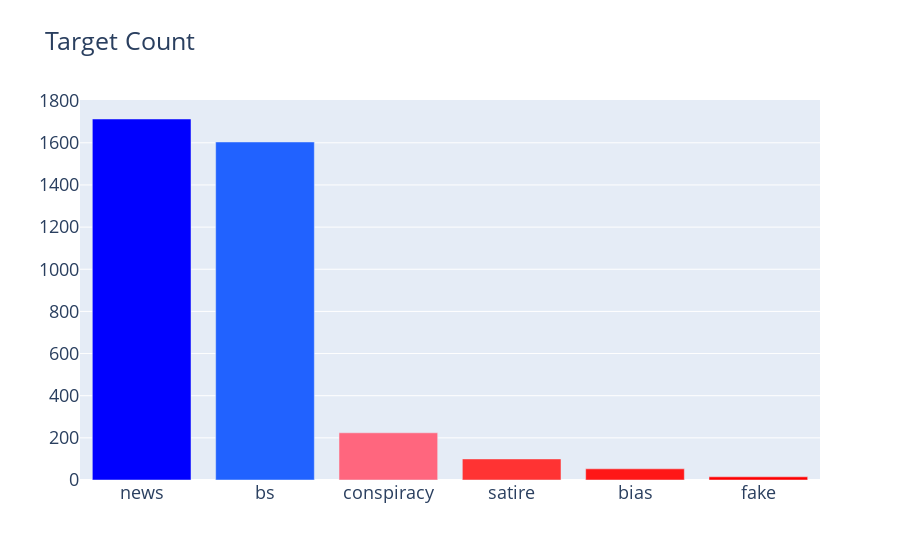
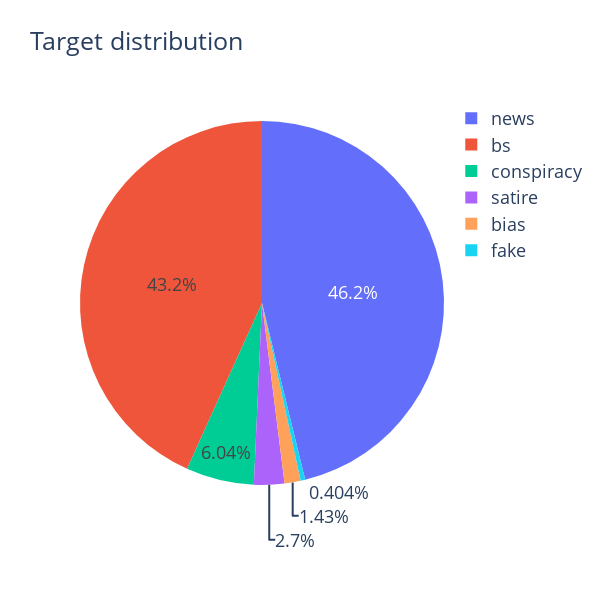

The cell these charts' notebook holds for them, in order:
### Markdown cell above
## Target Distribution
First let us look at the distribution of the target variable to understand more about the imbalance and so on.

### Code cell
#plotly fix
configure_plotly_browser_state()

## target count ##
cnt_srs = df['type'].value_counts()
trace = go.Bar(
    x=cnt_srs.index,
    y=cnt_srs.values,
    marker=dict(
        color=cnt_srs.values,
        colorscale = 'Picnic',
        reversescale = True
    ),
)

layout = go.Layout(
    title='Target Count',
    font=dict(size=18)
)

data = [trace]
fig = go.Figure(data=data, layout=layout)
py.iplot(fig, filename="TargetCount")

## target distribution ##
labels = (np.array(cnt_srs.index))
sizes = (np.array((cnt_srs / cnt_srs.sum())*100))

trace = go.Pie(labels=labels, values=sizes)
layout = go.Layout(
    title='Target distribution',
    font=dict(size=18),
    width=600,
    height=600,
)
data = [trace]
fig = go.Figure(data=data, layout=layout)
py.iplot(fig, filename="usertype")

### Figure 1 — Plotly figure (JSON) as saved in the notebook; plotly's stock layout.template omitted (floating-point values rounded to 4 significant figures)
{"data": [{"marker": {"color": [1713, 1604, 224, 100, 53, 15], "reversescale": true, "colorscale": [[0, "rgb(0,0,255)"], [0.1, "rgb(51,153,255)"], [0.2, "rgb(102,204,255)"], [0.3, "rgb(153,204,255)"], [0.4, "rgb(204,204,255)"], [0.5, "rgb(255,255,255)"], [0.6, "rgb(255,204,255)"], [0.7, "rgb(255,153,255)"], [0.8, "rgb(255,102,204)"], [0.9, "rgb(255,102,102)"], [1, "rgb(255,0,0)"]]}, "x": ["news", "bs", "conspiracy", "satire", "bias", "fake"], "type": "bar", "y": [1713, 1604, 224, 100, 53, 15]}], "layout": {"font": {"size": 18}, "title": {"text": "Target Count"}}}

### Figure 2 — Plotly figure (JSON) as saved in the notebook; plotly's stock layout.template omitted (floating-point values rounded to 4 significant figures)
{"data": [{"values": [46.18, 43.25, 6.039, 2.696, 1.429, 0.4044], "labels": ["news", "bs", "conspiracy", "satire", "bias", "fake"], "type": "pie"}], "layout": {"title": {"text": "Target distribution"}, "font": {"size": 18}, "width": 600, "height": 600}}
